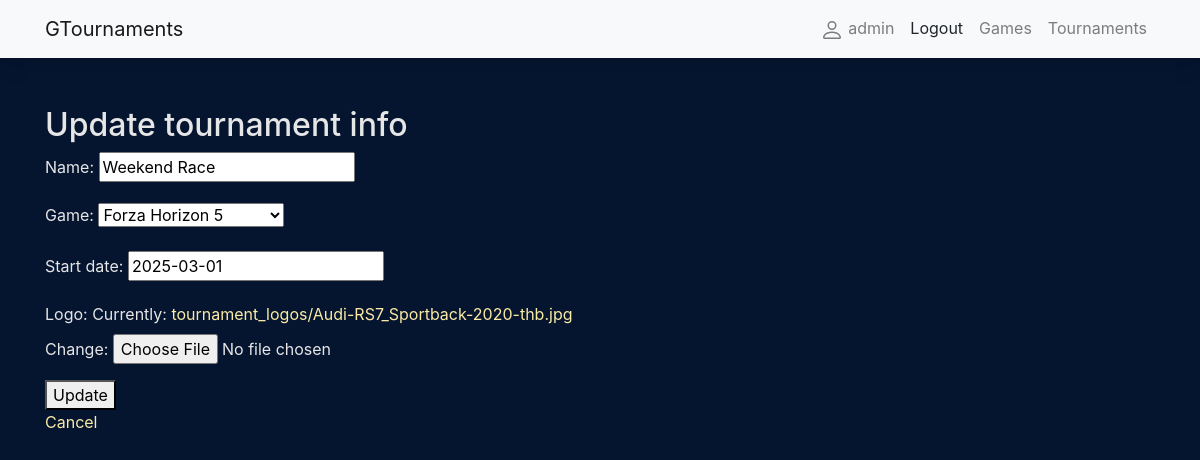
Page /tournaments/tournaments/15/update/ (signed in) on the committed database.
### tournaments/models.py (models this page shows, shortened)
class Tournament(models.Model):
    name = models.CharField("name", max_length=100)
    game = models.ForeignKey(Game, on_delete=models.CASCADE)
    start_date = models.DateField()
    created_by = models.ForeignKey(User, on_delete=models.CASCADE)
    upvotes = models.ManyToManyField(User, related_name="tournament_upvotes", blank=True)
    logo = models.ImageField(upload_to='tournament_logos/', default="tournament.png")
    STATUS_CHOICES = [
        ('u', 'Upcoming'),
        ('o', 'Ongoing'),
        ('c', 'Completed'),
    ]
    status = models.CharField(max_length=1, choices=STATUS_CHOICES, default='u')
    end_date = models.DateField(null=True, blank=True)

class Game(models.Model):
    game_picture = models.ImageField(upload_to="game_pics", default="game.png")
    name = models.CharField("name", max_length=100)
    description = models.TextField()
    release_date = models.DateField()
    def __str__(self):
        return self.name

### tournaments/views.py (the view, shortened to what this page needs)
# urls.py: path("tournaments/<int:pk>/update/", views.TournamentUpdateView.as_view(), name="tournament-update"),
class TournamentUpdateView(LoginRequiredMixin, UserPassesTestMixin, generic.UpdateView):
    model = Tournament
    form_class = TournamentUpdateForm
    template_name = "tournament_update.html"
    success_url = "/tournaments/tournaments/"
    def test_func(self):
        tournament = self.get_object()
        return self.request.user == tournament.created_by or self.request.user.groups.filter(name="moderator").exists()

### tournaments/forms.py
class TournamentUpdateForm(forms.ModelForm):
    class Meta:
        model = Tournament
        fields = ("name", "game", "start_date", "logo")

### tournaments/templates/tournament_update.html (shortened to what this page needs)
{% extends 'base.html' %}
{% block content %}
<h2>Update tournament info</h2>
<form method="post" enctype="multipart/form-data">
    {{ form.as_p }}
    <button type="submit">Update</button>
</form>
<a href="{% url 'tournament-list' %}">Cancel</a>
{% endblock %}

### tournaments/templates/base.html (shortened to what this page needs)
<!DOCTYPE html>
<html lang="en">
<head>
    <link
            rel="stylesheet"
            href="https://stackpath.bootstrapcdn.com/bootstrap/4.1.3/css/bootstrap.min.css"
    />
    <link
            rel="stylesheet"
            href="https://cdnjs.cloudflare.com/ajax/libs/font-awesome/4.7.0/css/font-awesome.min.css"
    />
    {% load static %}
    <link rel="stylesheet" href="{% static 'css/styles.css' %}"/>
</head>
<body>
<nav
        class="navbar navbar-expand-lg navbar-light bg-light static-top mb-5 shadow"
>
    <div class="container">
        <a class="navbar-brand" href="{% url 'index_nm' %}">
            GTournaments</a
        >
        <div class="collapse navbar-collapse" id="navbarResponsive">
            <ul class="navbar-nav ml-auto">
                {% if user.is_authenticated %}
                <li class="nav-item">
                    <a class="nav-link" href="{% url 'user-profile' %}">
                        {{ user.username }}</a>
                </li>
                <li class="nav-item">
                    <form action="{% url 'logout' %}" method="post" style="display:inline;">
                        <button type="submit" class="nav-link"
                                style="border: none; background: none; color: inherit; cursor: pointer;">
                            Logout
                        </button>
                    </form>
                </li>
                {% endif %}
                <li class="nav-item">
                    <a class="nav-link" href="{% url 'game-all' %}">Games</a>
                </li>
                <li class="nav-item">
                    <a class="nav-link" href="{% url 'tournament-list' %}">Tournaments</a>
                </li>
            </ul>
        </div>
    </div>
</nav>
<div class="container">{% block content %}{% endblock %}</div>
</body>
</html>

### tournaments/static/css/styles.css (style rules this page uses)
p { color: #e6e6e6; }
h2 { color: #e6e6e6; }
a { color: #faeaa5; }

### rows in the picture
Tournament: name "Weekend Race", game "Forza Horizon 5", start_date "2025-03-01"

### other values in the picture
{{ user.username }} "admin"
